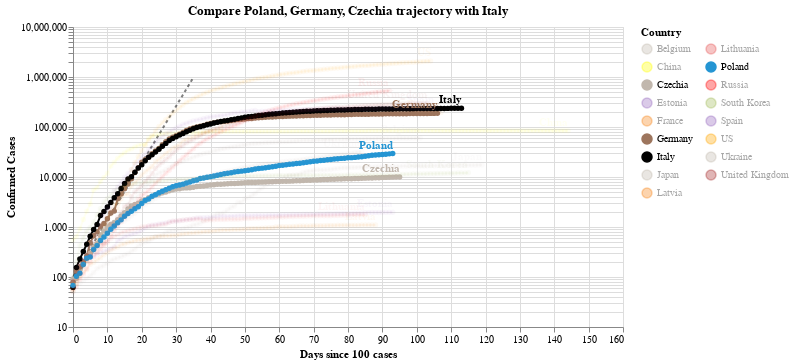

Notebook code cell kept with this figure:
### Code cell
#hide_input
chart2 = make_since_chart(dff2,['Poland', 'Germany', 'Czechia'], baseline_countries)
chart2

### Figure 1 — Vega-Lite specification as saved in the notebook (floating-point values rounded to 4 significant figures; data arrays with more than 128 entries replaced by an {"elided": "..."} marker saying what was removed)
{"config": {"view": {"continuousWidth": 400, "continuousHeight": 300}}, "layer": [{"data": {"name": "data-628230001892d6798b50651be41d1b3e"}, "mark": {"type": "line", "color": "black", "opacity": 0.5, "strokeDash": [3, 3]}, "encoding": {"x": {"type": "quantitative", "field": "Days since 100 cases"}, "y": {"type": "quantitative", "field": "Confirmed Cases"}}}, {"data": {"name": "data-e74888e1f842f858e6205c373c6e4f12"}, "mark": {"type": "line", "point": true}, "encoding": {"color": {"type": "nominal", "field": "Country", "legend": {"columns": 2}, "scale": {"domain": ["Belgium", "China", "Czechia", "Estonia", "France", "Germany", "Italy", "Japan", "Latvia", "Lithuania", "Poland", "Russia", "South Korea", "Spain", "US", "Ukraine", "United Kingdom"], "range": ["#C1B7AD", "yellow", "#C1B7AD", "#9467bd", "#F58518", "#9D755D", "black", "#C1B7AD", "#F58518", "#E45756", "#2495D3", "red", "#A1BA59", "#9467bd", "orange", "#C1B7AD", "brown"]}}, "opacity": {"condition": {"value": 1, "selection": "selector002"}, "value": 0.05}, "tooltip": [{"type": "nominal", "field": "Country"}, {"type": "temporal", "field": "Date"}, {"type": "quantitative", "field": "Confirmed Cases"}, {"type": "quantitative", "field": "Days since 100 cases"}], "x": {"type": "quantitative", "field": "Days since 100 cases"}, "y": {"type": "quantitative", "field": "Confirmed Cases", "scale": {"type": "log"}}}, "selection": {"selector002": {"type": "multi", "fields": ["Country"], "bind": "legend", "init": [{"Country": "Poland"}, {"Country": "Germany"}, {"Country": "Czechia"}, {"Country": "Italy"}]}}, "width": 550}, {"data": {"name": "data-e74888e1f842f858e6205c373c6e4f12"}, "mark": {"type": "text", "align": "right", "dy": -8, "fontWeight": "bold"}, "encoding": {"color": {"type": "nominal", "field": "Country", "legend": {"columns": 2}, "scale": {"domain": ["Belgium", "China", "Czechia", "Estonia", "France", "Germany", "Italy", "Japan", "Latvia", "Lithuania", "Poland", "Russia", "South Korea", "Spain", "US", "Ukraine", "United Kingdom"], "range": ["#C1B7AD", "yellow", "#C1B7AD", "#9467bd", "#F58518", "#9D755D", "black", "#C1B7AD", "#F58518", "#E45756", "#2495D3", "red", "#A1BA59", "#9467bd", "orange", "#C1B7AD", "brown"]}}, "opacity": {"condition": {"value": 1, "selection": "selector002"}, "value": 0.05}, "text": {"type": "nominal", "field": "Country"}, "tooltip": [{"type": "nominal", "field": "Country"}, {"type": "temporal", "field": "Date"}, {"type": "quantitative", "field": "Confirmed Cases"}, {"type": "quantitative", "field": "Days since 100 cases"}], "x": {"type": "quantitative", "field": "Days since 100 cases"}, "y": {"type": "quantitative", "field": "Confirmed Cases", "scale": {"type": "log"}}}, "transform": [{"filter": "(datum['Date'] >= 1592092800000)"}], "width": 550}], "title": "Compare Poland, Germany, Czechia trajectory with Italy", "$schema": "https://vega.github.io/schema/vega-lite/v4.0.2.json", "datasets": {"data-628230001892d6798b50651be41d1b3e": [{"Days since 100 cases": 0, "Confirmed Cases": 100.0}, {"Days since 100 cases": 1, "Confirmed Cases": 130.0}, {"Days since 100 cases": 2, "Confirmed Cases": 169.0}, {"Days since 100 cases": 3, "Confirmed Cases": 219.7}, {"Days since 100 cases": 4, "Confirmed Cases": 285.6}, {"Days since 100 cases": 5, "Confirmed Cases": 371.3}, {"Days since 100 cases": 6, "Confirmed Cases": 482.7}, {"Days since 100 cases": 7, "Confirmed Cases": 627.5}, {"Days since 100 cases": 8, "Confirmed Cases": 815.7}, {"Days since 100 cases": 9, "Confirmed Cases": 1060.0}, {"Days since 100 cases": 10, "Confirmed Cases": 1379.0}, {"Days since 100 cases": 11, "Confirmed Cases": 1792.0}, {"Days since 100 cases": 12, "Confirmed Cases": 2330.0}, {"Days since 100 cases": 13, "Confirmed Cases": 3029.0}, {"Days since 100 cases": 14, "Confirmed Cases": 3937.0}, {"Days since 100 cases": 15, "Confirmed Cases": 5119.0}, {"Days since 100 cases": 16, "Confirmed Cases": 6654.0}, {"Days since 100 cases": 17, "Confirmed Cases": 8650.0}, {"Days since 100 cases": 18, "Confirmed Cases": 11250.0}, {"Days since 100 cases": 19, "Confirmed Cases": 14620.0}, {"Days since 100 cases": 20, "Confirmed Cases": 19000.0}, {"Days since 100 cases": 21, "Confirmed Cases": 24710.0}, {"Days since 100 cases": 22, "Confirmed Cases": 32120.0}, {"Days since 100 cases": 23, "Confirmed Cases": 41750.0}, {"Days since 100 cases": 24, "Confirmed Cases": 54280.0}, {"Days since 100 cases": 25, "Confirmed Cases": 70560.0}, {"Days since 100 cases": 26, "Confirmed Cases": 91730.0}, {"Days since 100 cases": 27, "Confirmed Cases": 119300.0}, {"Days since 100 cases": 28, "Confirmed Cases": 155000.0}, {"Days since 100 cases": 29, "Confirmed Cases": 201500.0}, {"Days since 100 cases": 30, "Confirmed Cases": 262000.0}, {"Days since 100 cases": 31, "Confirmed Cases": 340600.0}, {"Days since 100 cases": 32, "Confirmed Cases": 442800.0}, {"Days since 100 cases": 33, "Confirmed Cases": 575600.0}, {"Days since 100 cases": 34, "Confirmed Cases": 748300.0}, {"Days since 100 cases": 35, "Confirmed Cases": 972800.0}], "data-e74888e1f842f858e6205c373c6e4f12": {"elided": "1764 records"}}}
